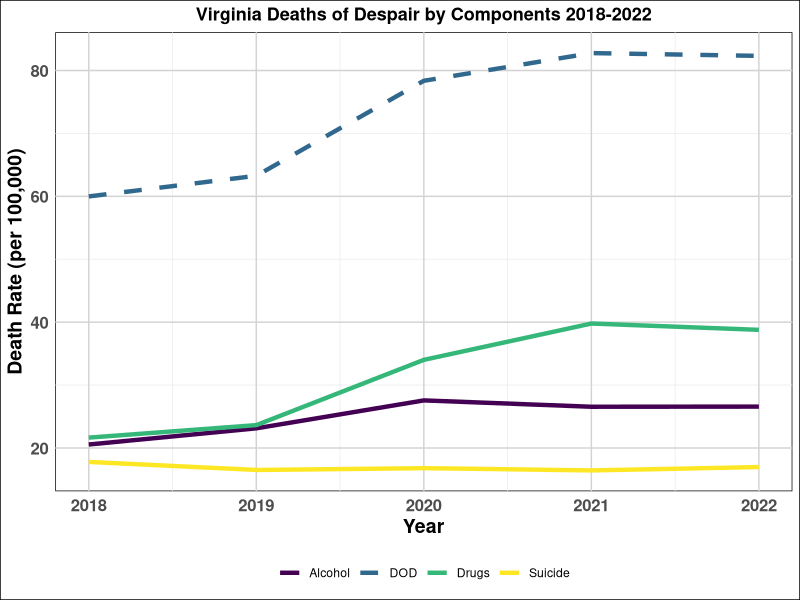

Recreate this plot in R.
library(readr)
library(dplyr)
library(viridis)
library(ggplot2)
library(readxl)
library(here)

# Import dataset
merged_state_death <- read_excel(here("Data/raw_data/MCOD 18-22 BY STATE", "merged_state_death.xlsx"))

# Create summary data frame
merged_state_death_1822 <- merged_state_death %>%
  filter(State == "Virginia") %>%
  mutate(
    alcohol_deaths = as.numeric(alcohol_deaths),
    drugs_deaths = as.numeric(drugs_deaths),
    suicide_deaths = as.numeric(suicide_deaths),
    Population = as.numeric(Population)
  ) %>%
  mutate(alcohol_death_rate = alcohol_deaths / Population * 100000,
         drugs_death_rate = drugs_deaths / Population * 100000,
         suicide_death_rate = suicide_deaths / Population * 100000,
         dod_death_rate = DOD_deaths / Population * 100000)

ggplot(merged_state_death_1822, aes(x = Year)) +
  geom_line(aes(y = alcohol_death_rate, color = "Alcohol"), size = 1.5) +
  geom_line(aes(y = drugs_death_rate, color = "Drugs"), size = 1.5) +
  geom_line(aes(y = suicide_death_rate, color = "Suicide"), size = 1.5) +
  geom_line(aes(y = dod_death_rate, color = "DOD"), linetype = "dashed", size = 1.5) +
  scale_color_viridis_d() +  # Use discrete colors from viridis
  labs(
    title = "Virginia Deaths of Despair by Components 2018-2022",
    x = "Year",
    y = "Death Rate (per 100,000)"
  ) +
  theme_minimal() +
  theme(
    plot.title = element_text(size = 13, face = "bold", hjust = 0.5),
    axis.title.x = element_text(size = 14, face = "bold"),
    axis.title.y = element_text(size = 14, face = "bold"),
    axis.text = element_text(size = 12, face = "bold"),
    panel.grid.major = element_line(color = "lightgray", size = 0.5),
    panel.background = element_rect(fill = "white"),
    plot.background = element_rect(fill = "white"),
    legend.title = element_blank(),
    legend.position = "bottom"
  )
